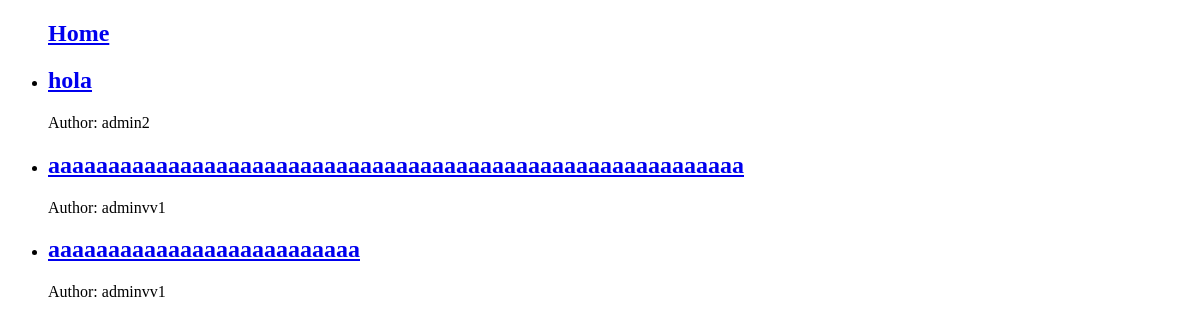
Before: / with the older database file.
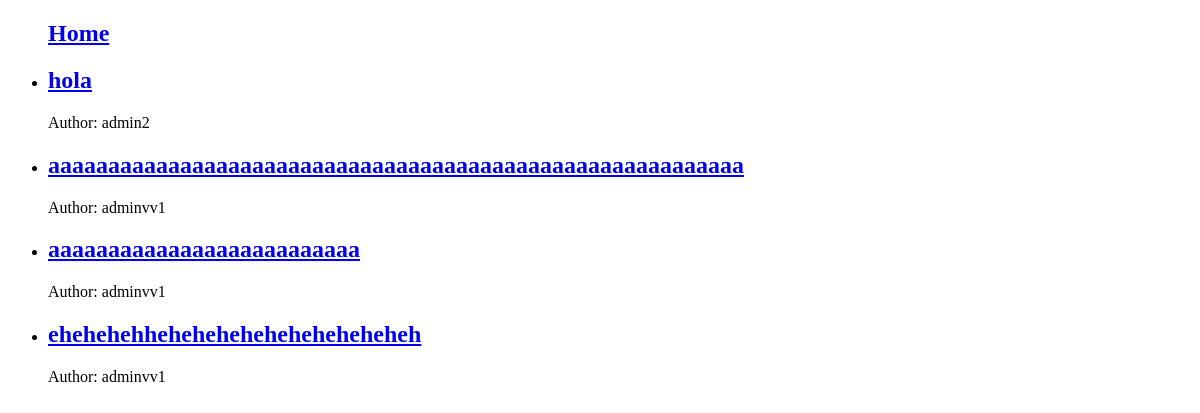
After: the same page with the newer database file.
### blog/models.py (models this page shows, shortened)
class Post(models.Model):
    title = models.CharField(max_length=200)
    content = models.TextField()
    created_at = models.DateTimeField(auto_now_add=True)
    updated_at = models.DateTimeField(auto_now=True)
    author = models.ForeignKey('auth.User', on_delete=models.CASCADE)

### blog/views.py (the view)
# urls.py: path('', PostListView.as_view(), name='post_list'),
class PostListView(ListView):
    model = Post
    template_name = 'post_list.html'

### templates/post_list.html
{% extends "_base.html" %}
{% block content %}
    <ul>
        {% for post in post_list %}
            <li>
                <h2><a href="{% url 'post_detail' post.pk %}">{{ post.title }}</a></h2>
                <p>Author: {{ post.author }}</p>
            </li>
        {% endfor %}
    </ul>
    {% endblock content %}

### templates/_base.html (shortened to what this page needs)
{% load static %}
<!DOCTYPE html>
<html lang="en">
<head>
</head>
<body>
    <header>
        <nav>
            <ul>
                <h1>
                    <a href="{% url 'post_list' %}">Home</a>
                </h1>
            </ul>
        </nav>
    </header>
    {% block content %}
    {% endblock %}
</body>
</html>

Changed rows visible on the page:
added Post: title "ehehehehheheheheheheheheheheheh", author "adminvv1"
